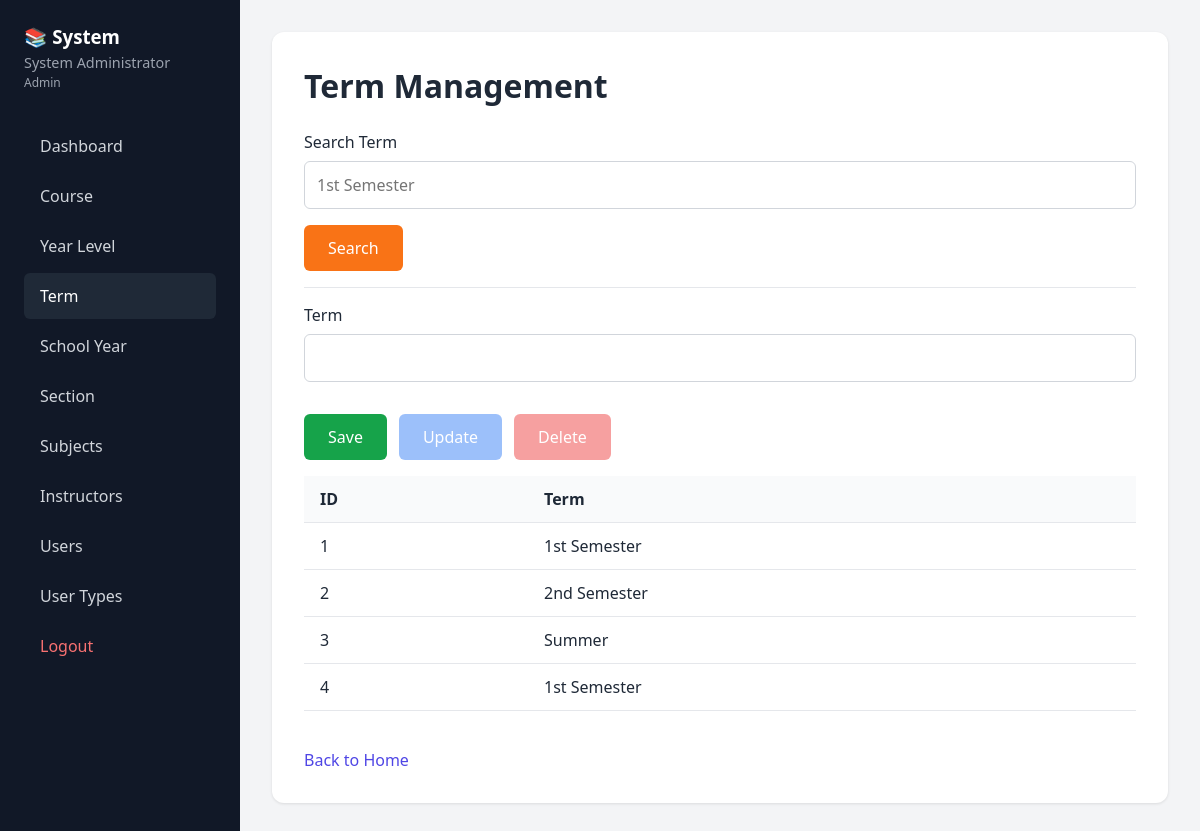
Page /term.php (signed in) on the committed database.
### tables this page shows
CREATE TABLE `tbl_term` (
  `ID` int(11) NOT NULL,
  `TERM` varchar(50) NOT NULL,
  `SAVED_BY` int(11) NOT NULL DEFAULT 0
);

### term.php (the view, shortened to what this page needs)
<?php
require 'header.php';
$message = ""; $id = $term = "";
?>
<div class="page-card">
    <h1>Term Management</h1>
    <form method="POST">
        <label>Search Term</label>
        <input type="text" name="search_term" class="form-input" placeholder="1st Semester">
        <button type="submit" name="btn_search" class="btn-orange">Search</button>
        <hr>
    </form>
    <form method="POST">
        <label>Term</label>
        <input type="text" name="term" value="<?= htmlspecialchars($term) ?>" class="form-input" required>
        <div class="btn-row">
            <button type="submit" name="btn_save" class="btn-green">Save</button>
            <button type="submit" name="btn_update" class="btn-blue" <?= $id && canManage() ? '' : 'disabled' ?>>Update</button>
            <button type="submit" name="btn_delete" class="btn-red" <?= $id && canManage() ? '' : 'disabled' ?> onclick="return confirm('Delete?')">Delete</button>
        </div>
    </form>
    <table class="data-table">
        <thead><tr><th>ID</th><th>Term</th></tr></thead>
        <tbody>
            <?php $r = $conn->query("SELECT * FROM `tbl_term` ORDER BY `ID`");
            while($row = $r->fetch_assoc()): ?>
            <tr><td><?= $row['ID'] ?></td><td><?= htmlspecialchars($row['TERM']) ?></td></tr>
            <?php endwhile; ?>
        </tbody>
    </table>
    <br><a href="index.php" class="back-btn">Back to Home</a>
</div>
<?php require 'footer.php'; ?>

### style.css (style rules this page uses)
* { box-sizing: border-box; margin: 0; padding: 0; font-family: system-ui, sans-serif; }
body { background: #f3f4f6; color: #1f2937; }
.page-card { background: white; border-radius: 12px; padding: 2rem; box-shadow: 0 1px 3px rgba(0,0,0,0.1); margin-bottom: 1.5rem; }
.page-card h1 { margin-bottom: 1.5rem; }
.form-input { width: 100%; padding: 0.75rem; margin: 0.5rem 0 1rem; border: 1px solid #d1d5db; border-radius: 6px; font-size: 1rem; }
.btn-row { display: flex; gap: 0.75rem; margin: 1rem 0; flex-wrap: wrap; }
.btn-green { background: #16a34a; color: white; border: none; padding: 0.75rem 1.5rem; border-radius: 6px; cursor: pointer; font-size: 1rem; }
.btn-blue { background: #3b82f6; color: white; border: none; padding: 0.75rem 1.5rem; border-radius: 6px; cursor: pointer; font-size: 1rem; }
.btn-red { background: #ef4444; color: white; border: none; padding: 0.75rem 1.5rem; border-radius: 6px; cursor: pointer; font-size: 1rem; }
.btn-orange { background: #f97316; color: white; border: none; padding: 0.75rem 1.5rem; border-radius: 6px; cursor: pointer; font-size: 1rem; }
.btn-green:disabled, .btn-blue:disabled, .btn-red:disabled { opacity: 0.5; cursor: not-allowed; }
table { width: 100%; border-collapse: collapse; margin-top: 1rem; }
th, td { padding: 0.75rem 1rem; text-align: left; border-bottom: 1px solid #e5e7eb; }
th { background: #f9fafb; font-weight: 600; }
.back-btn { display: inline-block; color: #4f46e5; text-decoration: none; margin-top: 1rem; }
hr { border: none; border-top: 1px solid #e5e7eb; margin: 1rem 0; }

### rows in the picture
tbl_term: ID "1", TERM "1st Semester"
tbl_term: ID "2", TERM "2nd Semester"
tbl_term: ID "3", TERM "Summer"
tbl_term: ID "4", TERM "1st Semester"

### other values in the picture
$_SESSION['fullname'] "System Administrator"
$usertype "Admin"
